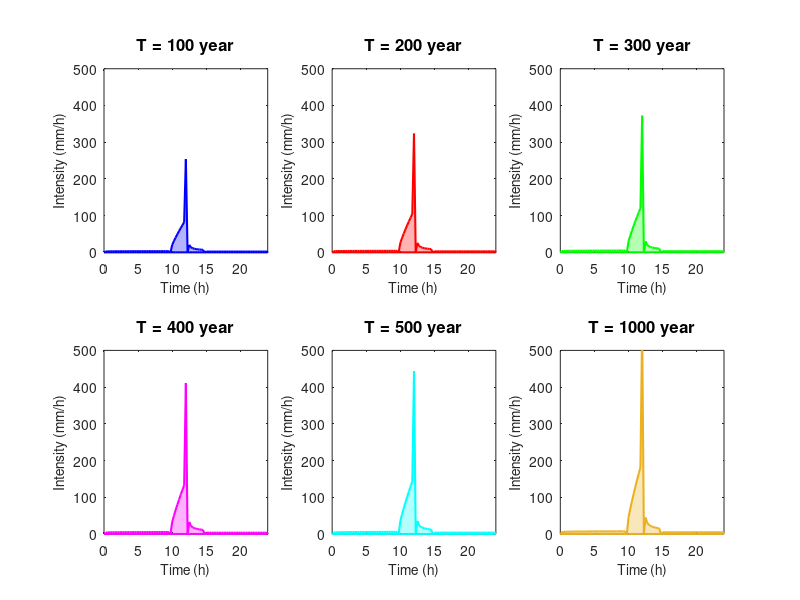

MATLAB code for this plot:
% =========================================================================
% HYETOGRAMMES DE PLUIE SCS TYPE II EN SUBPLOTS 
% =========================================================================


% --- 1. Données des pluies cumulées sur 24h (Gumbel) ---
P_24h = [226.5247, 288.5994, 332.1385, 366.8058, 396.0872, 502.3161];
T_retour = [100, 200, 300, 400, 500, 1000];

% --- 2. Discrétisation temporelle ---
dt = 0.25; % 15 minutes
t_pluie = 0:dt:24;

% --- 3. Initialisation de la figure ---
hFig = figure('Color', 'w', 'Position', [100, 100, 1200, 700]);
couleurs = {'b', 'r', 'g', 'm', 'c', [0.92, 0.69, 0.12]};

% --- 4. Génération de la courbe adimensionnelle SCS Type II (Vectorisée) ---
% Approximation standardisée et continue de la courbe SCS Type II
F = zeros(size(t_pluie));
F(t_pluie <= 0) = 0;
F(t_pluie > 0 & t_pluie <= 9.5)   = 0.0116 * t_pluie(t_pluie > 0 & t_pluie <= 9.5).^1.07;
F(t_pluie > 9.5 & t_pluie <= 11.8) = 0.12 + 0.11 * (t_pluie(t_pluie > 9.5 & t_pluie <= 11.8) - 9.5).^1.8;
F(t_pluie > 11.8 & t_pluie <= 12.2)= 0.44 + 1.45 * (t_pluie(t_pluie > 11.8 & t_pluie <= 12.2) - 11.8).^0.75;
F(t_pluie > 12.2 & t_pluie <= 14.5)= 0.81 + 0.07 * (t_pluie(t_pluie > 12.2 & t_pluie <= 14.5) - 12.2).^0.6;
F(t_pluie > 14.5 & t_pluie < 24)   = 0.91 + 0.0095 * (t_pluie(t_pluie > 14.5 & t_pluie < 24) - 14.5);
F(t_pluie >= 24) = 1.0;

% --- 5. Boucle sur les périodes de retour ---
for i = 1:length(P_24h)
    % Pluie cumulative pour la période de retour i
    P_cum = F * P_24h(i);
    
    % Calcul de la pluie incrémentale (différence finie)
    dP = [0, diff(P_cum)]; 
    dP(dP < 0) = 0;
    
    % Conversion en Intensité (mm/h)
    Intensite = dP / dt;
    
    % --- Affichage Graphique ---
    subplot(2, 3, i);
    area(t_pluie, Intensite, 'FaceColor', couleurs{i}, 'FaceAlpha', 0.3, 'EdgeColor', couleurs{i}, 'LineWidth', 1.5);
    
    % Configuration des axes
    box on; 
    grid off; 
    xlim([0 24]); 
    ylim([0 500]);
    
    % Titres et labels
    title(['T = ' num2str(T_retour(i)) ' year'], 'FontSize', 12, 'FontWeight', 'bold');
    xlabel('Time (h)', 'FontSize', 10);
    ylabel('Intensity (mm/h)', 'FontSize', 10);
end
